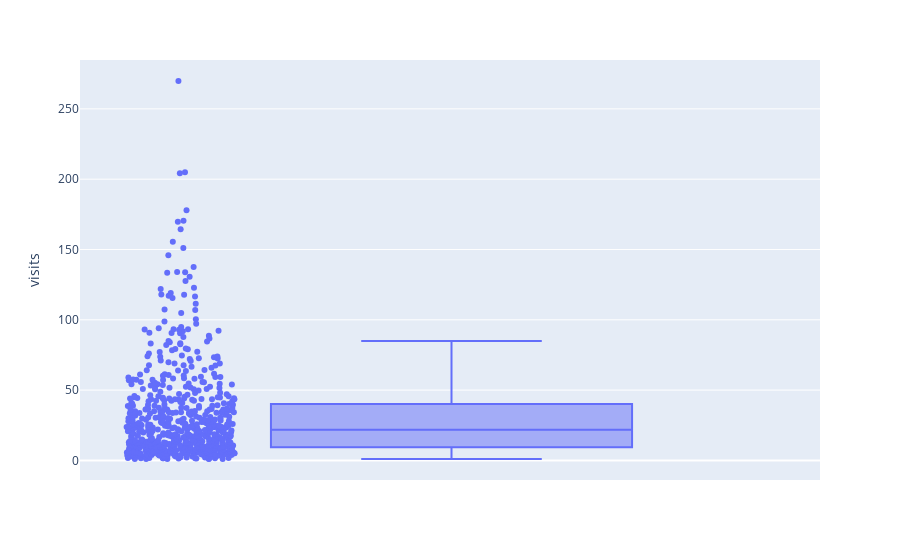

Notebook code cell kept with this figure:
### Code cell
import plotly.express as px
fig = px.box(tmp, y="visits", points="all")
# сохраним для презентации
f.savefig("35_visits_by_.png")
fig.show()

### Figure 1 — Plotly figure (JSON) as saved in the notebook; plotly's stock layout.template omitted (floating-point values rounded to 4 significant figures; data arrays with more than 128 entries replaced by an {"elided": "..."} marker saying what was removed)
{"data": [{"alignmentgroup": "True", "boxpoints": "all", "hovertemplate": "visits=%{y}<extra></extra>", "legendgroup": "", "marker": {"color": "#636efa"}, "name": "", "notched": false, "offsetgroup": "", "orientation": "v", "showlegend": false, "type": "box", "x0": " ", "xaxis": "x", "y": {"elided": "644 float values"}, "y0": " ", "yaxis": "y"}], "layout": {"boxmode": "group", "legend": {"tracegroupgap": 0}, "margin": {"t": 60}, "xaxis": {"anchor": "y", "domain": [0, 1]}, "yaxis": {"anchor": "x", "domain": [0, 1], "title": {"text": "visits"}}}}
